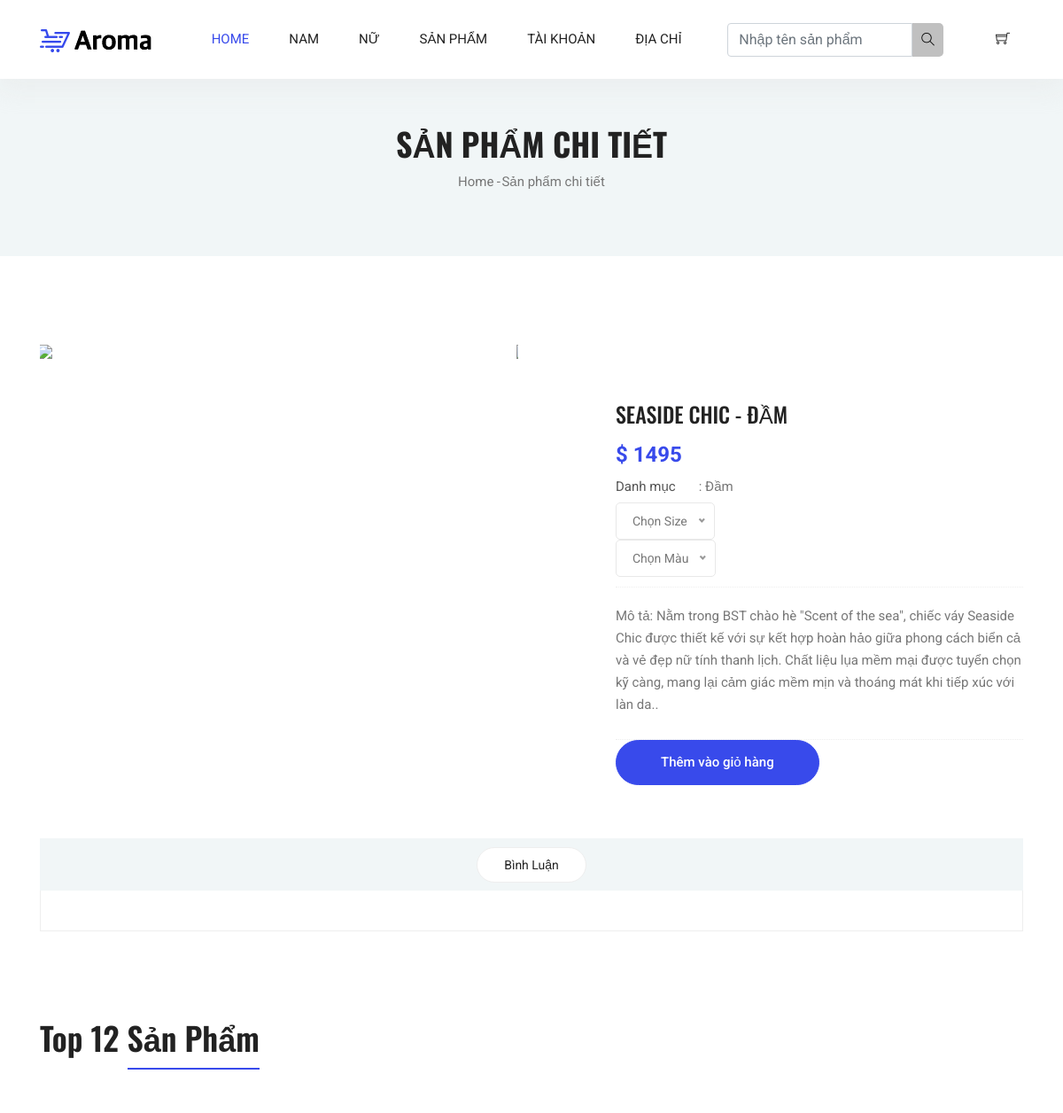
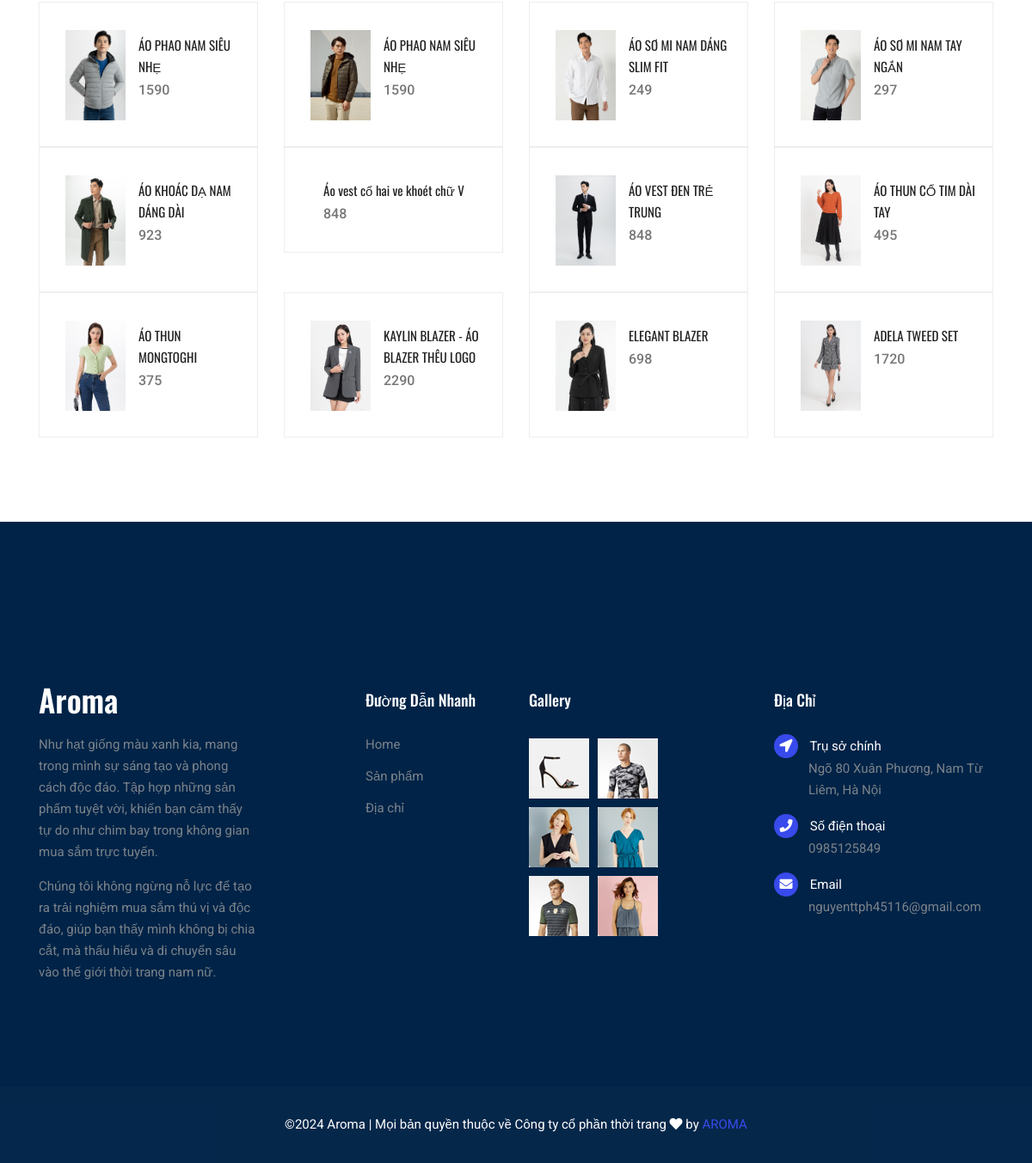
Screenshot of /index.php?act=sanphamct&ma_sanpham=71 with the database file from the repository (2 pictures, top to bottom).
### tables this page shows
CREATE TABLE `sanpham` (
  `ma_sanpham` int(11) NOT NULL,
  `ten_sanpham` varchar(255) NOT NULL,
  `hinh` varchar(255) NOT NULL,
  `gia_sanpham` int(100) NOT NULL,
  `mota` text NOT NULL,
  `ma_mau_sac` int(11) NOT NULL,
  `ma_size` int(11) NOT NULL,
  `luotxem` int(11) NOT NULL,
  `ma_danh_muc_nu` int(11) NOT NULL,
  `ma_danh_muc_nam` int(11) NOT NULL
);

CREATE TABLE `danhmuc_nu` (
  `ma_danhmuc_nu` int(11) NOT NULL,
  `ten_danhmuc_nu` varchar(255) NOT NULL
);

### model/pdo.php (called while the page is built, shortened)
<?php
function pdo_get_connection(){
    $dburl = "mysql:host=localhost;dbname=da1;charset=utf8";
    $username = 'root';
    $password = '';
    $conn = new PDO($dburl, $username, $password);
    $conn->setAttribute(PDO::ATTR_ERRMODE, PDO::ERRMODE_EXCEPTION);
    return $conn;
}
function pdo_query($sql){
    $sql_args = array_slice(func_get_args(), 1);
    try{
        $conn = pdo_get_connection();
        $stmt = $conn->prepare($sql);
        $stmt->execute($sql_args);
        $rows = $stmt->fetchAll();
        return $rows;
    }
    catch(PDOException $e){
        throw $e;
    }
    finally{
        unset($conn);
    }
}
function pdo_query_one($sql){
    $sql_args = array_slice(func_get_args(), 1);
    try{
        $conn = pdo_get_connection();
        $stmt = $conn->prepare($sql);
        $stmt->execute($sql_args);
        $row = $stmt->fetch(PDO::FETCH_ASSOC);
        return $row;
    }
    catch(PDOException $e){
        throw $e;
    }
    finally{
        unset($conn);
    }
}

### model/sanpham.php (called while the page is built, shortened)
<?php
function loadall_sanpham_home()
{
    $sql = "SELECT * FROM sanpham WHERE 1 order by ma_sanpham desc limit 0,15";
    $listsanpham = pdo_query($sql);
    return $listsanpham;
}
function load_ten_dm_nu( $ma_danh_muc_nu)
{
    if ($ma_danh_muc_nu > 0) {
        $sql = "SELECT * FROM danhmuc_nu WHERE ma_danhmuc_nu =" . $ma_danh_muc_nu;
        $dm_nu = pdo_query_one($sql);
        extract($dm_nu);
        return $ten_danhmuc_nu;
    } else {
        return "";
    }
}
function loadone_sanpham($ma_sanpham)
{
    $sql = "SELECT * FROM sanpham WHERE ma_sanpham =" . $ma_sanpham;
    $sp = pdo_query_one($sql);
    return $sp;
}
function loadall_sanpham_top10()
{
    $sql = "SELECT * FROM sanpham WHERE 1 order by luotxem desc limit 0,12";
    $listsanpham = pdo_query($sql);
    return $listsanpham;
}
?>

### global.php (called while the page is built)
<?php
  $img_path="upload/"
?>

### view/sanphamct.php (the view, shortened to what this page needs)
<?php
extract($onesp);
?>
<section class="blog-banner-area" style="height: 200px;" id="blog">
	<div class="container h-100">
		<div class="blog-banner">
			<div class="text-center">
				<h1>SẢN PHẨM CHI TIẾT</h1>
				<nav aria-label="breadcrumb" class="banner-breadcrumb">
					<ol class="breadcrumb">
						<li class="breadcrumb-item"><a href="index.php">Home</a></li>
						<li class="breadcrumb-item active" aria-current="page">Sản phẩm chi tiết</li>
					</ol>
				</nav>
			</div>
		</div>
	</div>
</section>
<?php echo '<form action="index.php?act=addtocart" method="post" enctype="multipart/form-data">' ?>
<div class="product_image_area">
	<div class="container">
		<div class="row s_product_inner">
			<div class="col-lg-6">
				<div class="owl-carousel owl-theme s_Product_carousel">
					<div class="single-prd-item">
						<?php
						$hinh = $img_path . $hinh;
						echo '<img class="img-fluid" src="' . $hinh . '";>';
						?>
					</div>
				</div>
			</div>
			<div class="col-lg-5 offset-lg-1">
				<div class="s_product_text">
					<h3><?= $ten_sanpham ?></h3>
					<h2>$ <?= $gia_sanpham ?></h2>
					<ul class="list">
						<li><a class="active"  href="#"><span>Danh mục</span> : <?= $tendm_nam . $tendm_nu ?></a></li>
						<br>
					</ul><br>
					<br>
					<p>Mô tả: <?= $mota ?>.</p>
					<?php
					echo '
								<input type="hidden" name="ma_sanpham" value="' . $ma_sanpham . '">
                                <input type="hidden" name="ten_sanpham" value="' . $ten_sanpham . '">
                                <input type="hidden" name="hinh" value="' . $hinh . '">
                                <input type="hidden" name="gia_sanpham" value="' . $gia_sanpham . '">
								<input type="hidden" name="ten_size" id="selected_size" value="'.$ten_size.'">
								<input type="hidden" name="ten_mausac" id="selected_mausac" value="'.$ten_mausac.'">
								<input type="submit"  class="button primary-btn" name="addtocart" onclick="return confirm(\'Bạn muốn thêm sản phẩm vào giỏ hàng?\')" value="Thêm vào giỏ hàng">
                            </form>';
					?>
<section class="product_description_area">
	<div class="container">
		<ul class="nav nav-tabs" id="myTab" role="tablist">
			<li class="nav-item">
				<a class="nav-link" id="contact-tab" data-toggle="tab" href="#contact" role="tab" aria-controls="contact" aria-selected="false">Bình Luận</a>
			</li>
		</ul>
		<div class="tab-content" id="myTabContent">
		</div>
	</div>
</section>
<section class="related-product-area section-margin--small mt-0">
	<div class="container">
		<div class="section-intro pb-60px">
			<h2>Top 12 <span class="section-intro__style">Sản Phẩm</span></h2>
		</div>
		<div class="row mt-30">
			<?php
			foreach ($dstop10 as $sp) {
				extract($sp);
				$linksp = "index.php?act=sanphamct&ma_sanpham=" . $ma_sanpham;
				$hinh = $img_path . $hinh;
				echo '<div  class="col-sm-6 col-xl-3 mb-4 mb-xl-0">
						<div class="single-search-product-wrapper">
							<div class="single-search-product d-flex">
                       			<a href="' . $linksp . '"> <img src="' . $hinh . '" alt=""> </a>
								<div class="desc">
                        			<a class="title" href="' . $linksp . '">' . $ten_sanpham . '</a>
									<div class="price">' . $gia_sanpham . '</div>
								</div>
							</div>
						</div>
                    	</div>';
			}
			?>
		</div>
	</div>
</section>

### css/style.css (style rules this page uses)
body { color:#777;font-family:"Roboto",sans-serif;font-size:15px;font-weight:400;line-height:1.667 }
ul { list-style-type:none;margin:0;padding:0 }
h1,h2,h3,h4,h5,h6 { font-family:"Oswald",sans-serif;color:#222;line-height:1.1 }
h1,.h1 { font-size:50px;font-weight:700 }
h2,.h2 { font-size:36px;font-weight:600 }
h3,.h3 { font-size:26px;font-weight:600 }
@media (min-width: 600px) { h3,.h3 { font-size:36px } }
a { display:inline-block }
.section-margin--small { margin:35px 0 }
@media (min-width: 1000px) { .section-margin--small { margin:98px 0 } }
.pb-60px { padding-bottom:60px }
.section-intro__style { border-bottom:2px solid #384aeb;padding-bottom:8px }
.button { display:inline-block;border:1px solid #384aeb;border-radius:30px;color:#222;font-weight:500;padding:12px 50px;background:#384aeb;color:#fff;transition:all .4s ease }
.blog-banner { position:relative }
.blog-banner h4,.blog-banner h1,.blog-banner a { text-transform:capitalize;color:#fff }
.blog-banner h1 { font-size:30px;margin-bottom:10px;color:#222 }
@media (min-width: 992px) { .blog-banner h1 { font-size:36px } }
.blog-banner-area { height:280px;position:relative;z-index:1 }
@media (min-width: 1000px) { .blog-banner-area { height:410px } }
.blog-banner-area .blog-banner { position:absolute;top:50%;left:50%;width:100%;transform:translate(-50%, -50%) }
.blog-banner-area::after { content:"";display:block;position:absolute;top:0;left:0;width:100%;height:100%;background:#f1f6f7;z-index:-1 }
.banner-breadcrumb { display:inline-block }
.banner-breadcrumb .breadcrumb { background:transparent;padding:0 }
.banner-breadcrumb .breadcrumb-item { padding:.1rem }
.banner-breadcrumb .breadcrumb-item a { text-transform:capitalize;color:#777777 }
.banner-breadcrumb .breadcrumb-item+.breadcrumb-item::before { color:#777777;padding-right:.1rem;content:"-" }
.banner-breadcrumb .breadcrumb-item.active { color:#777777 }
.single-search-product { padding:10px 0 }
@media (min-width: 1000px) { .single-search-product { padding:20px 0 } }
.single-search-product-wrapper { padding:12px 20px 10px 30px;border:1px solid #EEEEEE }
.single-search-product img { max-width:70px;height:auto }
.single-search-product .desc { margin-left:15px;margin-top:5px }
.single-search-product .desc .title { font-family:'Oswald', sans-serif;color:#222;margin-bottom:0;display:inline-block }
.single-search-product .desc .price { font-size:16px;font-weight:500;color:#777777 }
.product_image_area { padding-top:50px }
@media (min-width: 1000px) { .product_image_area { padding-top:100px } }
.s_product_text { margin-left:-15px;margin-top:65px }
.s_product_text h3 { font-size:24px;font-weight:500;color:#222;margin-bottom:20px }
.s_product_text h2 { font-family:"Roboto",sans-serif;font-size:24px;font-weight:700;color:#384aeb;margin-bottom:10px }
.s_product_text .list li { margin-bottom:5px }
.s_product_text .list li a { font-size:15px;font-weight:normal;color:#777777 }
.s_product_text .list li a span { width:90px;display:inline-block;color:#555555 }
.s_product_text .list li a.active span { color:#555;-webkit-text-fill-color:#555 }
.s_product_text p { padding-top:20px;border-top:1px dotted #eeeeee;border-bottom:1px dotted #eeeeee;margin-top:20px;padding-bottom:26px;margin-bottom:0 }
.product_description_area { padding-bottom:100px;margin-top:60px }
.product_description_area .nav.nav-tabs { background:#f1f6f7;text-align:center;display:block;border:none;padding:10px 0px }
.product_description_area .nav.nav-tabs li { display:inline-block;margin-right:7px }
.product_description_area .nav.nav-tabs li:last-child { margin-right:0px }
.product_description_area .nav.nav-tabs li a { padding:0px;border:none;line-height:38px;background:#fff;border:1px solid #eeeeee;border-radius:30px;padding:0px 30px;color:#222;font-size:14px;font-weight:normal }
.product_description_area .tab-content { border-left:1px solid #eee;border-right:1px solid #eee;border-bottom:1px solid #eee;padding:30px 30px 15px 30px }

### rows the page displays
sanpham: ten_sanpham "SEASIDE CHIC - ĐẦM", gia_sanpham "1495", ma_danh_muc_nu.ten_danhmuc_nu "Đầm", mota "Nằm trong BST chào hè \"Scent of the sea\", chiếc váy Seaside Chic được thiết kế với sự kết hợp hoàn hảo giữa phong cách biển cả và vẻ đẹp nữ tính thanh lịch. Chất liệu lụa mềm mại được tuyển chọn kỹ càng, mang lại cảm giác mềm mịn và thoáng mát khi tiếp xúc với làn da."
sanpham: shows a picture, ten_sanpham "ÁO PHAO NAM SIÊU NHẸ", gia_sanpham "1590"
sanpham: shows a picture, ten_sanpham "ÁO PHAO NAM SIÊU NHẸ", gia_sanpham "1590"
sanpham: shows a picture, ten_sanpham "ÁO SƠ MI NAM DÁNG SLIM FIT", gia_sanpham "249"
sanpham: shows a picture, ten_sanpham "ÁO SƠ MI NAM TAY NGẮN", gia_sanpham "297"
sanpham: shows a picture, ten_sanpham "ÁO KHOÁC DẠ NAM DÁNG DÀI", gia_sanpham "923"
sanpham: ten_sanpham "Áo vest cổ hai ve khoét chữ V", gia_sanpham "848"
sanpham: shows a picture, ten_sanpham "ÁO VEST ĐEN TRẺ TRUNG", gia_sanpham "848"
sanpham: shows a picture, ten_sanpham "ÁO THUN CỔ TIM DÀI TAY", gia_sanpham "495"
sanpham: shows a picture, ten_sanpham "ÁO THUN MONGTOGHI", gia_sanpham "375"
sanpham: shows a picture, ten_sanpham "KAYLIN BLAZER - ÁO BLAZER THÊU LOGO", gia_sanpham "2290"
sanpham: shows a picture, ten_sanpham "ELEGANT BLAZER", gia_sanpham "698"
sanpham: shows a picture, ten_sanpham "ADELA TWEED SET", gia_sanpham "1720"
